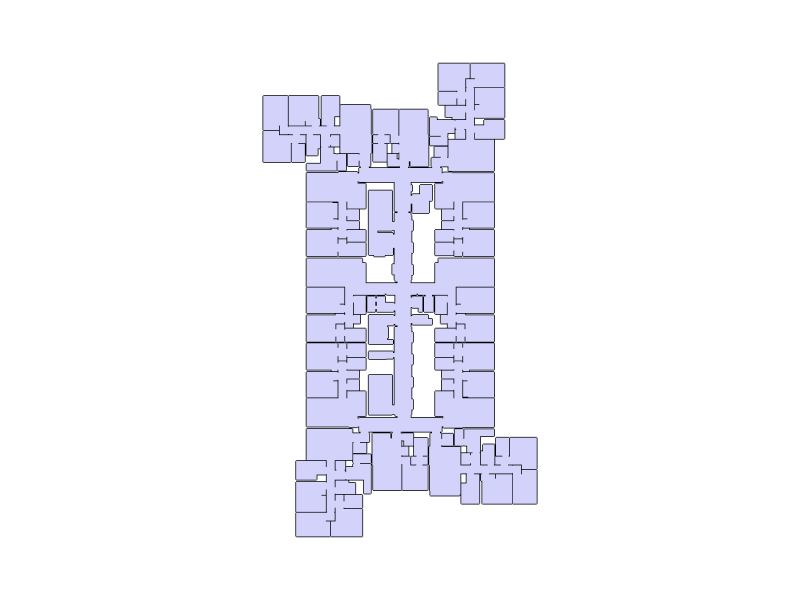

The notebook cell this image was saved under:
### Markdown cell above
## 8. Show Floor Plan Geometry

### Code cell
Topology.Show(gallery,
              camera          = [0, 0, 6],
              faceColor       = [210, 210, 250],
              faceOpacity     = 1,
              edgeColor       = "black",
              edgeWidth       = 3,
              showVertices    = False,
              backgroundColor = "white",
              width           = 800,
              height          = 600,
              renderer        = renderer)

### Figure 1 — Plotly figure (JSON) as saved in the notebook; plotly's stock layout.template omitted (floating-point values rounded to 4 significant figures; data arrays with more than 128 entries replaced by an {"elided": "..."} marker saying what was removed)
{"data": [{"hoverinfo": "text", "hovertext": {"elided": "3768 str values"}, "legendgroup": "2", "legendrank": 2, "line": {"color": "#000000", "width": 3}, "mode": "lines", "name": "1: Untitled (Edges)", "showlegend": false, "type": "scatter3d", "x": {"elided": "3768 float values"}, "y": {"elided": "3768 float values"}, "z": {"elided": "3768 int values"}}, {"cmax": 1, "cmin": 0, "color": "#D2D2FA", "colorscale": [[0, "#440154"], [0.1111, "#482878"], [0.2222, "#3e4989"], [0.3333, "#31688e"], [0.4444, "#26828e"], [0.5556, "#1f9e89"], [0.6667, "#35b779"], [0.7778, "#6ece58"], [0.8889, "#b5de2b"], [1, "#fde725"]], "flatshading": true, "hoverinfo": "text", "hovertext": "", "i": {"elided": "1258 int values"}, "j": {"elided": "1258 int values"}, "k": {"elided": "1258 int values"}, "legendgroup": "3", "legendrank": 3, "lighting": {"facenormalsepsilon": 0}, "name": "1: Untitled (Faces)", "opacity": 1, "showlegend": false, "showscale": false, "text": "", "type": "mesh3d", "x": {"elided": "1256 float values"}, "y": {"elided": "1256 float values"}, "z": {"elided": "1256 int values"}}], "layout": {"autosize": true, "height": 600, "margin": {"b": 40, "l": 40, "r": 40, "t": 40}, "paper_bgcolor": "#FFFFFF", "plot_bgcolor": "#FFFFFF", "scene": {"aspectmode": "data", "camera": {"center": {"x": 0, "y": 0, "z": 0}, "eye": {"x": 0, "y": 0, "z": 6}, "projection": {"type": "perspective"}, "up": {"x": 0, "y": 0, "z": 1}}, "xaxis": {"visible": false}, "yaxis": {"visible": false}, "zaxis": {"visible": false}}, "showlegend": true, "width": 800, "xaxis": {"showgrid": false, "visible": false, "zeroline": false}, "yaxis": {"showgrid": false, "visible": false, "zeroline": false}}}
